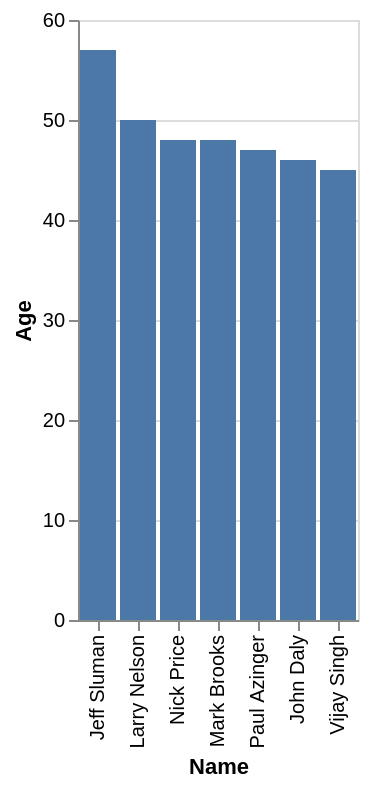

Source (Vega-Lite JSON):
### Vega-Lite specification from a JSON file in a GitHub repository (floating-point values rounded to 4 significant figures)
{"data": {"values": [{"x_data": "Jeff Sluman", "y_data": 57}, {"x_data": "Larry Nelson", "y_data": 50}, {"x_data": "Nick Price", "y_data": 48}, {"x_data": "Mark Brooks", "y_data": 48}, {"x_data": "Paul Azinger", "y_data": 47}, {"x_data": "John Daly", "y_data": 46}, {"x_data": "Vijay Singh", "y_data": 45}]}, "mark": "bar", "encoding": {"x": {"field": "x_data", "type": "nominal", "title": "Name", "sort": {"op": "sum", "field": "y_data", "order": "descending"}}, "y": {"field": "y_data", "type": "quantitative", "title": "Age"}}}
